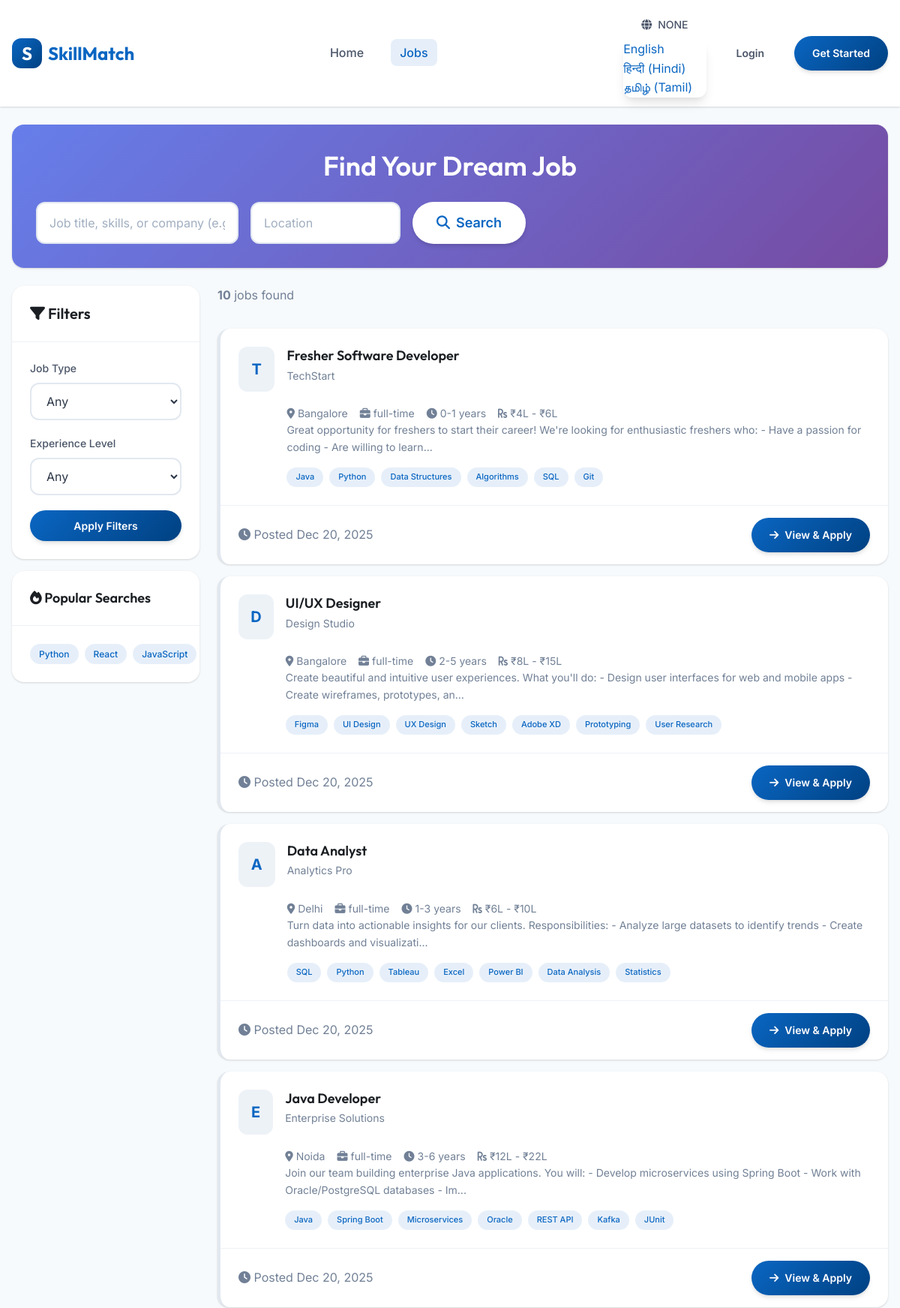
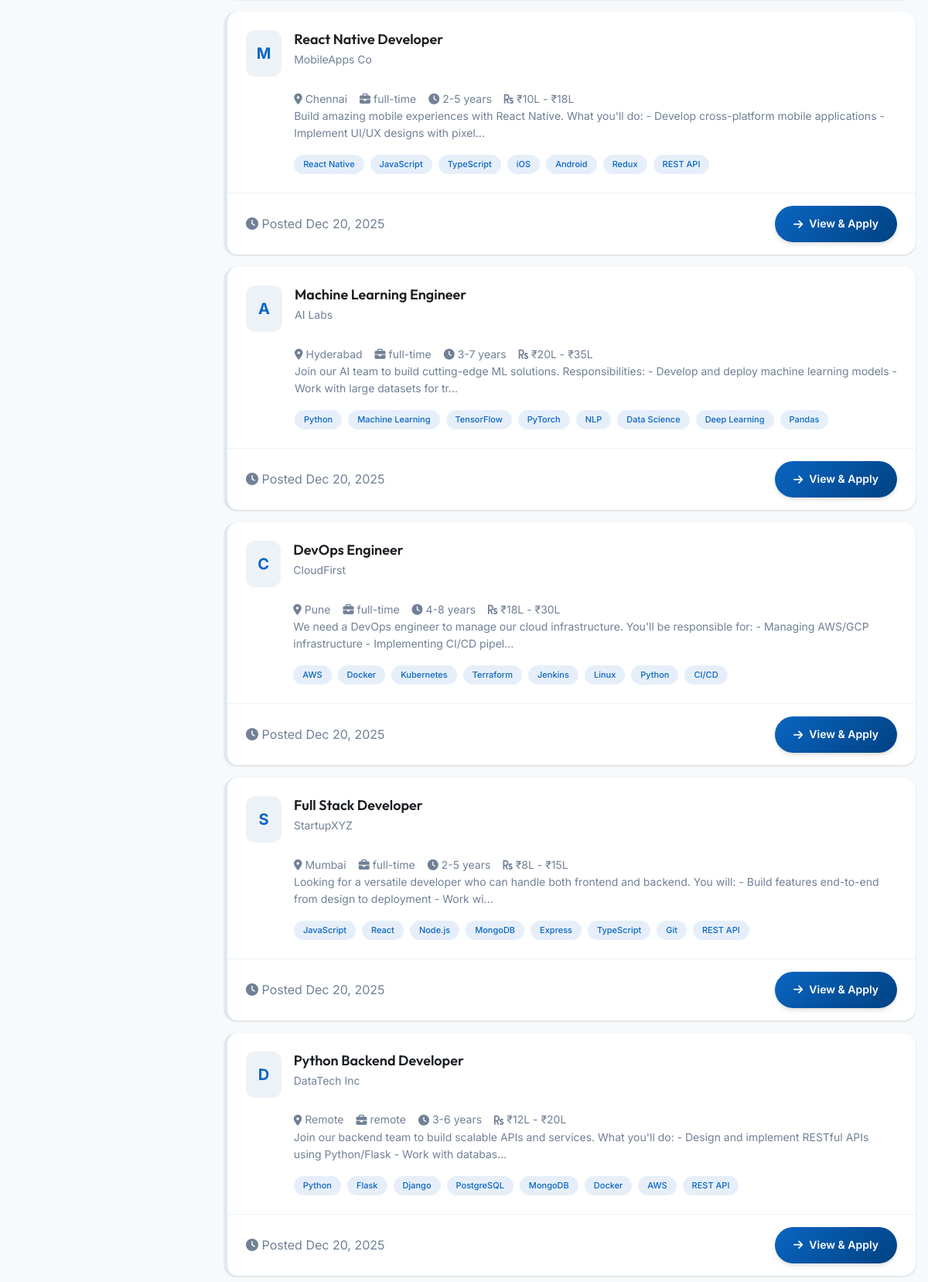
Screenshot of /jobs/ (upper part) with the database file from the repository (2 pictures, top to bottom).
### models.py (models this page shows)
class Job(db.Model):
    id = db.Column(db.Integer, primary_key=True)
    employer_id = db.Column(db.Integer, db.ForeignKey('user.id'), nullable=False)
    title = db.Column(db.String(150), nullable=False)
    company = db.Column(db.String(100), nullable=False)
    description = db.Column(db.Text, nullable=False)
    requirements = db.Column(db.Text)  # JSON list of requirements
    skills_required = db.Column(db.Text)  # JSON list of skills
    experience_min = db.Column(db.Integer, default=0)
    experience_max = db.Column(db.Integer)
    salary_min = db.Column(db.Integer)
    salary_max = db.Column(db.Integer)
    location = db.Column(db.String(100))
    job_type = db.Column(db.String(50))  # 'full-time', 'part-time', 'contract', 'remote'
    is_active = db.Column(db.Boolean, default=True)
    created_at = db.Column(db.DateTime, default=datetime.utcnow)
    applications = db.relationship('Application', backref='job', lazy=True, cascade='all, delete-orphan')

### modules/jobs.py (the view, shortened to what this page needs)
@jobs_bp.route('/')
def jobs_list():
    search = request.args.get('search', '')
    location = request.args.get('location', '')
    job_type = request.args.get('job_type', '')
    experience = request.args.get('experience', '')
    query = Job.query.filter_by(is_active=True)
    if location:
        query = query.filter(Job.location.ilike(f'%{location}%'))
    if job_type:
        if job_type == 'internship':
            query = query.filter((Job.job_type == 'internship') | (Job.title.ilike('%intern%')))
        else:
            query = query.filter(Job.job_type == job_type)
    if experience:
        exp_val = int(experience) if experience.isdigit() else 0
        query = query.filter(Job.experience_min <= exp_val)
    jobs_list = query.order_by(Job.created_at.desc()).all()
    return render_template('jobs/list.html',
                          jobs=jobs_list,
                          search=search,
                          location=location,
                          job_type=job_type)

### app.py (called while the page is built)
def get_locale():
    if current_user.is_authenticated and current_user.preferred_language:
        return current_user.preferred_language
    return request.accept_languages.best_match(app.config['LANGUAGES'])

def from_json(value):
    if not value:
        return []
    try:
        return json.loads(value)
    except:
        return []

@app.context_processor
def inject_locale():
    return dict(get_locale=get_locale)

### templates/jobs/list.html (shortened to what this page needs)
{% extends 'base.html' %}
{% block content %}
<div class="container" style="padding: var(--space-6) var(--space-4);">
    <div class="card mb-6" style="background: var(--gradient-hero);">
        <div class="card-body" style="padding: var(--space-8);">
            <h2 style="color: white; text-align: center; margin-bottom: var(--space-6);">Find Your Dream Job</h2>
            <form class="flex gap-4" method="GET" action="{{ url_for('jobs_bp.jobs_list') }}">
                <div class="flex-1">
                    <input type="text" name="search" class="form-input"
                        placeholder="Job title, skills, or company (e.g., Python, React, Data Analyst)"
                        value="{{ search }}" style="padding: var(--space-4);">
                </div>
                <div style="width: 200px;">
                    <input type="text" name="location" class="form-input" placeholder="Location" value="{{ location }}"
                        style="padding: var(--space-4);">
                </div>
                <button type="submit" class="btn btn-primary btn-lg" style="background: white; color: var(--primary);">
                    <i class="fas fa-search"></i> Search
                </button>
            </form>
        </div>
    </div>
    <div class="grid" style="grid-template-columns: 250px 1fr; gap: var(--space-6);">
        <aside>
            <div class="card">
                <div class="card-header">
                    <h5><i class="fas fa-filter"></i> Filters</h5>
                </div>
                <form method="GET" action="{{ url_for('jobs_bp.jobs_list') }}">
                    <div class="card-body">
                        <div class="form-group">
                            <label class="form-label">Job Type</label>
                            <select name="job_type" class="form-select">
                                <option value="">Any</option>
                            </select>
                        </div>
                        <div class="form-group">
                            <label class="form-label">Experience Level</label>
                            <select name="experience" class="form-select">
                                <option value="">Any</option>
                            </select>
                        </div>
                        <button type="submit" class="btn btn-primary w-full">Apply Filters</button>
                    </div>
                </form>
            </div>
            <div class="card mt-4">
                <div class="card-header">
                    <h6><i class="fas fa-fire"></i> Popular Searches</h6>
                </div>
                <div class="card-body">
                    <div class="flex flex-wrap gap-2">
                        <a href="{{ url_for('jobs_bp.jobs_list', search='Python') }}" class="tag">Python</a>
                        <a href="{{ url_for('jobs_bp.jobs_list', search='React') }}" class="tag">React</a>
                        <a href="{{ url_for('jobs_bp.jobs_list', search='JavaScript') }}" class="tag">JavaScript</a>
                    </div>
                </div>
            </div>
        </aside>
        <main>
            <div class="flex justify-between items-center mb-4">
                <p class="text-muted mb-0">
                    <strong>{{ jobs|length }}</strong> jobs found
                </p>
            </div>
            {% for job in jobs %}
            <div class="card job-card mb-4"
                style="transition: all 0.3s; border-left: 4px solid {% if job.match_score is defined and job.match_score >= 70 %}var(--success){% elif job.match_score is defined and job.match_score >= 40 %}var(--warning){% else %}var(--gray-300){% endif %};">
                <div class="card-body">
                    <div class="flex gap-4">
                        <div class="company-logo">{{ job.company[0] if job.company else 'C' }}</div>
                        <div class="flex-1">
                            <div class="flex justify-between items-start">
                                <div>
                                    <a href="{{ url_for('jobs_bp.job_detail', job_id=job.id) }}">
                                        <h4 class="job-title">{{ job.title }}</h4>
                                    </a>
                                    <p class="company-name">{{ job.company }}</p>
                                </div>
                            </div>
                            <div class="job-meta">
                                <span><i class="fas fa-map-marker-alt"></i> {{ job.location or 'Remote' }}</span>
                                <span><i class="fas fa-briefcase"></i> {{ job.job_type or 'Full-time' }}</span>
                                <span><i class="fas fa-clock"></i> {{ job.experience_min or 0 }}{% if job.experience_max
                                    %}-{{ job.experience_max }}{% endif %} years</span>
                                {% if job.salary_min %}
                                <span><i class="fas fa-rupee-sign"></i> ₹{{ '{:,}'.format(job.salary_min // 100000)
                                    }}L{% if job.salary_max %} - ₹{{ '{:,}'.format(job.salary_max // 100000) }}L{% endif
                                    %}</span>
                                {% endif %}
                            </div>
                            <p class="text-muted mt-3 mb-0" style="font-size: var(--text-sm);">
                                {{ job.description[:150] }}{% if job.description|length > 150 %}...{% endif %}
                            </p>
                            <div class="job-tags mt-3">
                                {% if job.skills_required %}
                                {% for skill in job.skills_required | from_json %}
                                <span class="tag" style="font-size: 11px;">{{ skill }}</span>
                                {% endfor %}
                                {% endif %}
                            </div>
                        </div>
                    </div>
                </div>
                <div class="card-footer flex justify-between items-center">
                    <span class="text-muted text-sm">
                        <i class="fas fa-clock"></i> Posted {{ job.created_at.strftime('%b %d, %Y') if job.created_at
                        else 'Recently' }}
                    </span>
                    <a href="{{ url_for('jobs_bp.job_detail', job_id=job.id) }}" class="btn btn-primary">
                        <i class="fas fa-arrow-right"></i> View & Apply
                    </a>
                </div>
            </div>
            {% endfor %}
        </main>
    </div>
</div>
{% endblock %}

### rows the page displays
Job: company "T", title "Fresher Software Developer", company "TechStart", location "Bangalore", job_type "full-time", experience_min "0", experience_max "1", salary_min "4", salary_max "6", description "Great opportunity for freshers to start their career! We're looking for enthusiastic freshers who: - Have a passion for coding - Are willing to learn", from_json "Java" "Python" "Data Structures" "Algorithms" "SQL" "Git", created_at "Dec 20, 2025"
Job: company "D", title "UI/UX Designer", company "Design Studio", location "Bangalore", job_type "full-time", experience_min "2", experience_max "5", salary_min "8", salary_max "15", description "Create beautiful and intuitive user experiences. What you'll do: - Design user interfaces for web and mobile apps - Create wireframes, prototypes, an", from_json "Figma" "UI Design" "UX Design" "Sketch" "Adobe XD" "Prototyping" "User Research", created_at "Dec 20, 2025"
Job: company "A", title "Data Analyst", company "Analytics Pro", location "Delhi", job_type "full-time", experience_min "1", experience_max "3", salary_min "6", salary_max "10", description "Turn data into actionable insights for our clients. Responsibilities: - Analyze large datasets to identify trends - Create dashboards and visualizati", from_json "SQL" "Python" "Tableau" "Excel" "Power BI" "Data Analysis" "Statistics", created_at "Dec 20, 2025"
Job: company "E", title "Java Developer", company "Enterprise Solutions", location "Noida", job_type "full-time", experience_min "3", experience_max "6", salary_min "12", salary_max "22", description "Join our team building enterprise Java applications. You will: - Develop microservices using Spring Boot - Work with Oracle/PostgreSQL databases - Im", from_json "Java" "Spring Boot" "Microservices" "Oracle" "REST API" "Kafka" "JUnit", created_at "Dec 20, 2025"
Job: company "M", title "React Native Developer", company "MobileApps Co", location "Chennai", job_type "full-time", experience_min "2", experience_max "5", salary_min "10", salary_max "18", description "Build amazing mobile experiences with React Native. What you'll do: - Develop cross-platform mobile applications - Implement UI/UX designs with pixel", from_json "React Native" "JavaScript" "TypeScript" "iOS" "Android" "Redux" "REST API", created_at "Dec 20, 2025"
Job: company "A", title "Machine Learning Engineer", company "AI Labs", location "Hyderabad", job_type "full-time", experience_min "3", experience_max "7", salary_min "20", salary_max "35", description "Join our AI team to build cutting-edge ML solutions. Responsibilities: - Develop and deploy machine learning models - Work with large datasets for tr", from_json "Python" "Machine Learning" "TensorFlow" "PyTorch" "NLP" "Data Science" "Deep Learning" "Pandas", created_at "Dec 20, 2025"
Job: company "C", title "DevOps Engineer", company "CloudFirst", location "Pune", job_type "full-time", experience_min "4", experience_max "8", salary_min "18", salary_max "30", description "We need a DevOps engineer to manage our cloud infrastructure. You'll be responsible for: - Managing AWS/GCP infrastructure - Implementing CI/CD pipel", from_json "AWS" "Docker" "Kubernetes" "Terraform" "Jenkins" "Linux" "Python" "CI/CD", created_at "Dec 20, 2025"
Job: company "S", title "Full Stack Developer", company "StartupXYZ", location "Mumbai", job_type "full-time", experience_min "2", experience_max "5", salary_min "8", salary_max "15", description "Looking for a versatile developer who can handle both frontend and backend. You will: - Build features end-to-end from design to deployment - Work wi", from_json "JavaScript" "React" "Node.js" "MongoDB" "Express" "TypeScript" "Git" "REST API", created_at "Dec 20, 2025"
Job: company "D", title "Python Backend Developer", company "DataTech Inc", location "Remote", job_type "remote", experience_min "3", experience_max "6", salary_min "12", salary_max "20", description "Join our backend team to build scalable APIs and services. What you'll do: - Design and implement RESTful APIs using Python/Flask - Work with databas", from_json "Python" "Flask" "Django" "PostgreSQL" "MongoDB" "Docker" "AWS" "REST API", created_at "Dec 20, 2025"

### other values shown
{{ get_locale()|upper }} "NONE"
{{ jobs|length }} "10"
